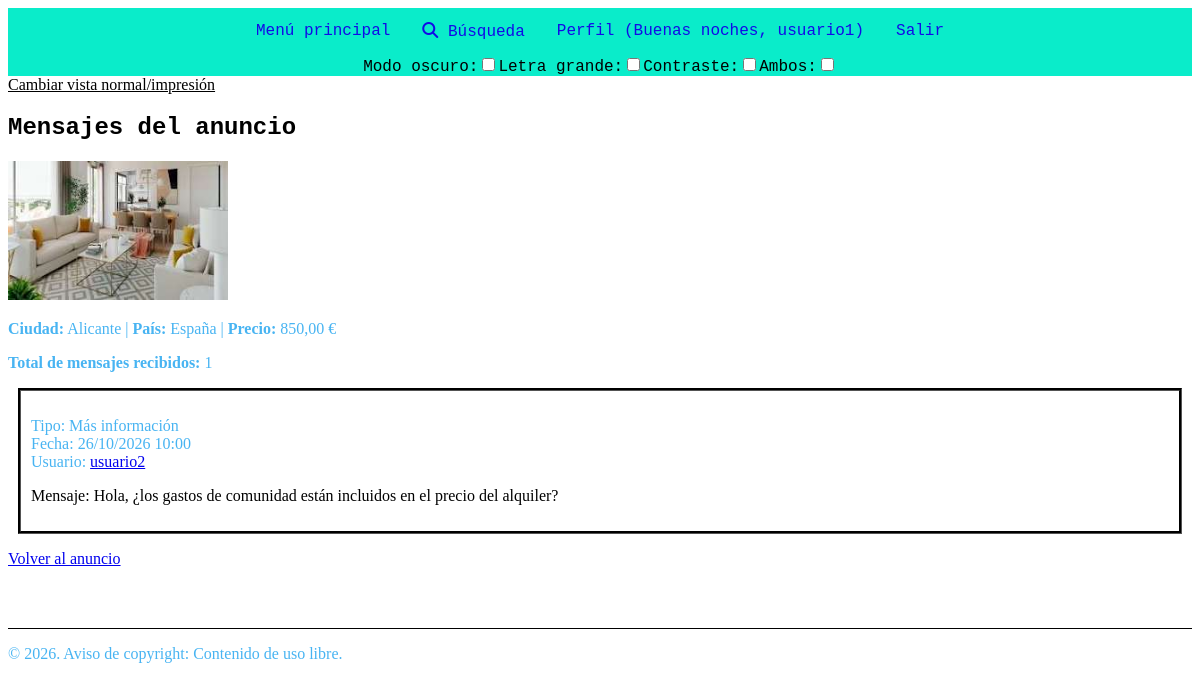
The page /mensajesAnuncio.php?id=1 (signed in) on the database its author committed.
### tables this page shows
CREATE TABLE Anuncios (
    IdAnuncio INT AUTO_INCREMENT PRIMARY KEY,
    TAnuncio SMALLINT NOT NULL,
    TVivienda SMALLINT NOT NULL,
    FPrincipal VARCHAR(255),
    Alternativo VARCHAR(255) NOT NULL,
    Titulo VARCHAR(255) NOT NULL,
    Precio DECIMAL(12, 2),
    Texto TEXT,
    Ciudad VARCHAR(150),
    Pais INT,
    Superficie DECIMAL(10, 2),
    NHabitaciones INT,
    NBanyos INT,
    Planta INT,
    Anyo INT,
    FRegistro TIMESTAMP DEFAULT CURRENT_TIMESTAMP,
    Usuario INT NOT NULL,
    CONSTRAINT chk_anuncios_alternativo CHECK (CHAR_LENGTH(Alternativo) >= 10),
    CONSTRAINT fk_anuncios_tanuncio
        FOREIGN KEY (TAnuncio) REFERENCES TiposAnuncios(IdTAnuncio)
        ON UPDATE CASCADE ON DELETE RESTRICT,
    CONSTRAINT fk_anuncios_tvivienda
        FOREIGN KEY (TVivienda) REFERENCES TiposViviendas(IdTVivienda)
        ON UPDATE CASCADE ON DELETE RESTRICT,
    CONSTRAINT fk_anuncios_pais
        FOREIGN KEY (Pais) REFERENCES Paises(IdPais)
        ON UPDATE CASCADE ON DELETE SET NULL,
    CONSTRAINT fk_anuncios_usuario
        FOREIGN KEY (Usuario) REFERENCES Usuarios(IdUsuario)
        ON UPDATE CASCADE ON DELETE CASCADE
);

CREATE TABLE Paises (
    IdPais INT AUTO_INCREMENT PRIMARY KEY,
    NomPais VARCHAR(150) NOT NULL
);

CREATE TABLE Mensajes (
    IdMensaje INT AUTO_INCREMENT PRIMARY KEY,
    TMensaje SMALLINT NOT NULL,
    Texto VARCHAR(4000) NOT NULL,
    Anuncio INT NOT NULL,
    UsuOrigen INT NOT NULL,
    UsuDestino INT NOT NULL,
    FRegistro TIMESTAMP DEFAULT CURRENT_TIMESTAMP,
    CONSTRAINT fk_mensajes_tmensaje
        FOREIGN KEY (TMensaje) REFERENCES TiposMensajes(IdTMensaje)
        ON UPDATE CASCADE ON DELETE RESTRICT,
    CONSTRAINT fk_mensajes_anuncio
        FOREIGN KEY (Anuncio) REFERENCES Anuncios(IdAnuncio)
        ON UPDATE CASCADE ON DELETE CASCADE,
    CONSTRAINT fk_mensajes_origen
        FOREIGN KEY (UsuOrigen) REFERENCES Usuarios(IdUsuario)
        ON UPDATE CASCADE ON DELETE CASCADE,
    CONSTRAINT fk_mensajes_destino
        FOREIGN KEY (UsuDestino) REFERENCES Usuarios(IdUsuario)
        ON UPDATE CASCADE ON DELETE CASCADE
);

CREATE TABLE TiposMensajes (
    IdTMensaje SMALLINT AUTO_INCREMENT PRIMARY KEY,
    NomTMensaje VARCHAR(100) NOT NULL
);

CREATE TABLE Usuarios (
    IdUsuario INT AUTO_INCREMENT PRIMARY KEY,
    NomUsuario VARCHAR(15) NOT NULL UNIQUE,
    Clave VARCHAR(255) NOT NULL,
    Email VARCHAR(254) NOT NULL,
    Sexo SMALLINT,
    FNacimiento DATE,
    Ciudad VARCHAR(150),
    Pais INT,
    Foto VARCHAR(255),
    FRegistro TIMESTAMP DEFAULT CURRENT_TIMESTAMP,
    Estilo INT,
    CONSTRAINT fk_usuarios_pais
        FOREIGN KEY (Pais) REFERENCES Paises(IdPais)
        ON UPDATE CASCADE ON DELETE SET NULL,
    CONSTRAINT fk_usuarios_estilo
        FOREIGN KEY (Estilo) REFERENCES Estilos(IdEstilo)
        ON UPDATE CASCADE ON DELETE SET NULL
);

### mensajesAnuncio.php (the view, shortened to what this page needs)
<?php
require_once "permitidos.php";
$idParam = $_GET['id'] ?? null;
$idAnuncio = filter_var($idParam, FILTER_VALIDATE_INT);
$anuncio = null;
$mensajes = [];
$errorMensaje = "";
$idUsuarioActual = isset($_SESSION["idUsuario"]) ? (int)$_SESSION["idUsuario"] : 0;
$conn = null;
$stmtUsr = null;
$stmtAn = null;
$stmtMsg = null;
if ($idAnuncio === false || $idAnuncio <= 0) {
    $errorMensaje = "El identificador del anuncio no es válido.";
} else {
    try {
        $conn = OpenConnection();
        $sqlAn = "SELECT
                    A.IdAnuncio,
                    A.Titulo,
                    A.Ciudad,
                    A.Precio,
                    A.FPrincipal,
                    A.Alternativo,
                    A.Usuario,
                    P.NomPais AS Pais
                  FROM Anuncios A
                  LEFT JOIN Paises P ON A.Pais = P.IdPais
                  WHERE A.IdAnuncio = ?";
        $stmtAn = $conn->prepare($sqlAn);
        $stmtAn->bind_param("i", $idAnuncio);
        $stmtAn->execute();
        $resAn = $stmtAn->get_result();
        $anuncio = $resAn->fetch_assoc();
        if ($anuncio === null) {
            $errorMensaje = "No se ha encontrado el anuncio solicitado.";
        } elseif ((int)$anuncio['Usuario'] !== $idUsuarioActual) {
            $errorMensaje = "No tienes permiso para ver los mensajes de este anuncio.";
            $anuncio = null;
        } else {
            $sqlMsg = "SELECT
                        M.IdMensaje,
                        TM.NomTMensaje AS TipoMensaje,
                        M.Texto,
                        M.FRegistro,
                        U.IdUsuario AS IdRemitente,
                        U.NomUsuario AS Remitente
                       FROM Mensajes M
                       INNER JOIN TiposMensajes TM ON M.TMensaje = TM.IdTMensaje
                       INNER JOIN Usuarios U ON M.UsuOrigen = U.IdUsuario
                       WHERE M.Anuncio = ?
                       ORDER BY M.FRegistro DESC";
            $stmtMsg = $conn->prepare($sqlMsg);
            $stmtMsg->bind_param("i", $idAnuncio);
            $stmtMsg->execute();
            $resMsg = $stmtMsg->get_result();
            while ($fila = $resMsg->fetch_assoc()) {
                $mensajes[] = $fila;
            }
        }
    } catch (mysqli_sql_exception $e) {
        error_log("Error en mensajesAnuncio.php: " . $e->getMessage());
        $errorMensaje = "Error al cargar los mensajes del anuncio.";
    } finally {
        if ($stmtUsr instanceof mysqli_stmt) {
            $stmtUsr->close();
        }
        if ($stmtAn instanceof mysqli_stmt) {
            $stmtAn->close();
        }
        if ($stmtMsg instanceof mysqli_stmt) {
            $stmtMsg->close();
        }
        if ($conn instanceof mysqli) {
            $conn->close();
        }
    }
}
?>
<!DOCTYPE html>
<html lang="es">
<head>
    <link rel="stylesheet" href="style/barraNav.css">
    <link rel="stylesheet" href="style/mensajes.css">
    <link rel="stylesheet" href="style/titulos.css">
    <link rel="stylesheet" href="https://cdnjs.cloudflare.com/ajax/libs/font-awesome/6.4.0/css/all.min.css">
</head>
<body>
    <ul>
        <li><a href="index2.php" id="rgr"><span>Menú principal</span></a></li>
        <li><a href="busqueda.php" id="rgr"><span><i class="fa-solid fa-magnifying-glass"></i> Búsqueda</span></a></li>
        <li><a href="partePrivada.php" id="rgr"><span>Perfil (<?= obtenerSaludo() ?>)</span></a></li>
        <li><a href="mensajesAnuncio.php?salir=1" id="lgn"><span>Salir</span></a></li>
    </ul>
    <label for="print-toggle" style="display: block; margin-bottom: 10px; color: black; cursor: pointer; clear: both;">
        <u>Cambiar vista normal/impresión</u>
    </label>
    <h2>Mensajes del anuncio</h2>
    <?php if ($errorMensaje !== ""): ?>
        <p style="color: red; font-weight: bold;"><?= htmlspecialchars($errorMensaje, ENT_QUOTES, 'UTF-8') ?></p>
        <p><a href="misAnuncios.php">Volver a mis anuncios</a></p>
    <?php else: ?>
        <section>
            <?php if (!empty($anuncio['FPrincipal'])): ?>
                <img src="<?= htmlspecialchars((string)$anuncio['FPrincipal'], ENT_QUOTES, 'UTF-8') ?>" alt="<?= htmlspecialchars((string)$anuncio['Alternativo'], ENT_QUOTES, 'UTF-8') ?>" style="width: 220px; height: auto;">
            <?php endif; ?>
            <p>
                <strong>Ciudad:</strong> <?= htmlspecialchars((string)($anuncio['Ciudad'] ?? ''), ENT_QUOTES, 'UTF-8') ?> |
                <strong>País:</strong> <?= htmlspecialchars((string)($anuncio['Pais'] ?? ''), ENT_QUOTES, 'UTF-8') ?> |
                <strong>Precio:</strong> <?= htmlspecialchars(number_format((float)$anuncio['Precio'], 2, ',', '.'), ENT_QUOTES, 'UTF-8') ?> €
            </p>
            <p><strong>Total de mensajes recibidos:</strong> <?= count($mensajes) ?></p>
        </section>
        <?php if (count($mensajes) === 0): ?>
            <p>Este anuncio todavía no ha recibido ningún mensaje.</p>
        <?php else: ?>
            <?php foreach ($mensajes as $msg): ?>
                <div>
                    <p>
                        Tipo: <?= htmlspecialchars((string)$msg['TipoMensaje'], ENT_QUOTES, 'UTF-8') ?><br>
                        Fecha: <?= htmlspecialchars(date('d/m/Y H:i', strtotime((string)$msg['FRegistro'])), ENT_QUOTES, 'UTF-8') ?><br>
                        Usuario: <a href="perfil.php?id=<?= (int)$msg['IdRemitente'] ?>"><?= htmlspecialchars((string)$msg['Remitente'], ENT_QUOTES, 'UTF-8') ?></a>
                    </p>
                    <p class="negro">
                        Mensaje: <?= nl2br(htmlspecialchars((string)$msg['Texto'], ENT_QUOTES, 'UTF-8')) ?>
                    </p>
                </div>
            <?php endforeach; ?>
        <?php endif; ?>
        <p><a href="verAnuncio.php?id=<?= (int)$anuncio['IdAnuncio'] ?>">Volver al anuncio</a></p>
    <?php endif; ?>
    <footer>
        <br><br>
        <hr size="1px" align="center" color="black">
        <p>© 2026. Aviso de copyright: Contenido de uso libre.</p>
    </footer>
</body>
</html>

### style/barraNav.css (style rules this page uses)
ul { list-style-type: none; margin: 0; padding: 0; background-color: #0aecca; display: flex; justify-content: center; font-family: 'Courier New', Courier, monospace; }
ul li a { display: block; color: rgb(18, 10, 231); padding: 14px 16px; text-decoration: none; }

### style/mensajes.css (style rules this page uses)
div { border-width: 3px; padding: 10px; bottom: -50px; border-style: groove; border-color: #000; height: fit-content; margin: 10px; top: 30px; }
.negro { color: #000; }
p { color: #48b4f2; font-family: "Georgia", serif; }
footer { clear: both; width: 100%; display: block; }

### style/titulos.css (style rules this page uses)
h1, h2, h3, h4, h5, h6 { font-family: "Monaco", monospace; font-weight: bold; }

### rows shown on the page
anuncios: FPrincipal (picture), Ciudad "Alicante", Pais.NomPais "España", Precio "850,00"
mensajes: TMensaje.NomTMensaje "Más información", FRegistro "26/10/2026 10:00", UsuOrigen.NomUsuario "usuario2", Texto "Hola, ¿los gastos de comunidad están incluidos en el precio del alquiler?"

### other values the page prints
obtenerSaludo() "Buenas noches, usuario1"
count($mensajes) "1"
